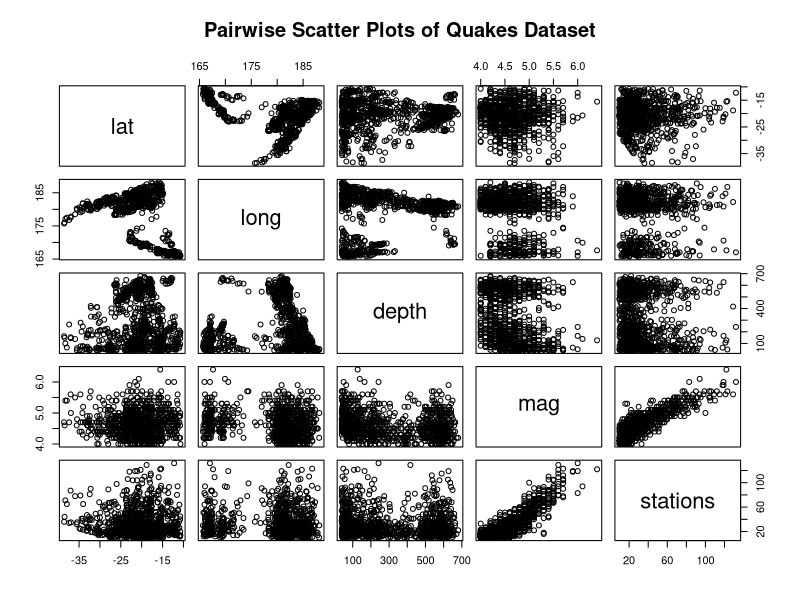
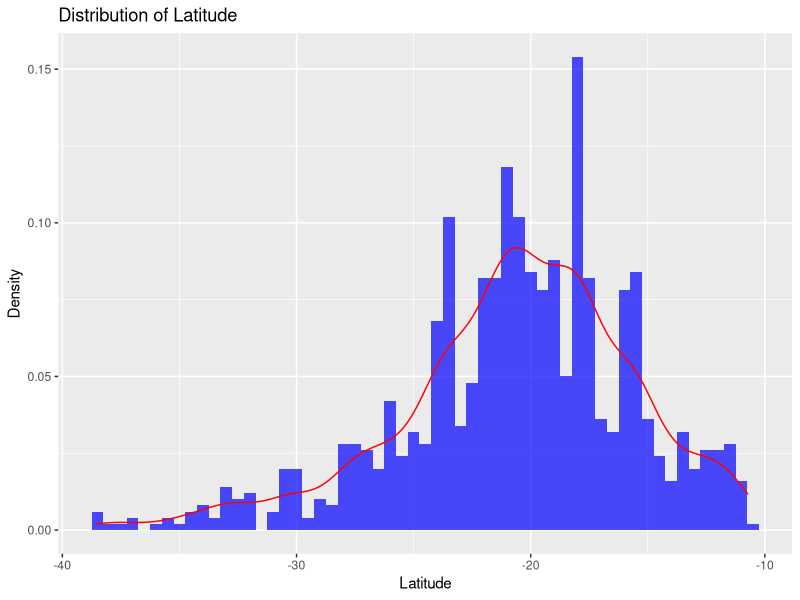
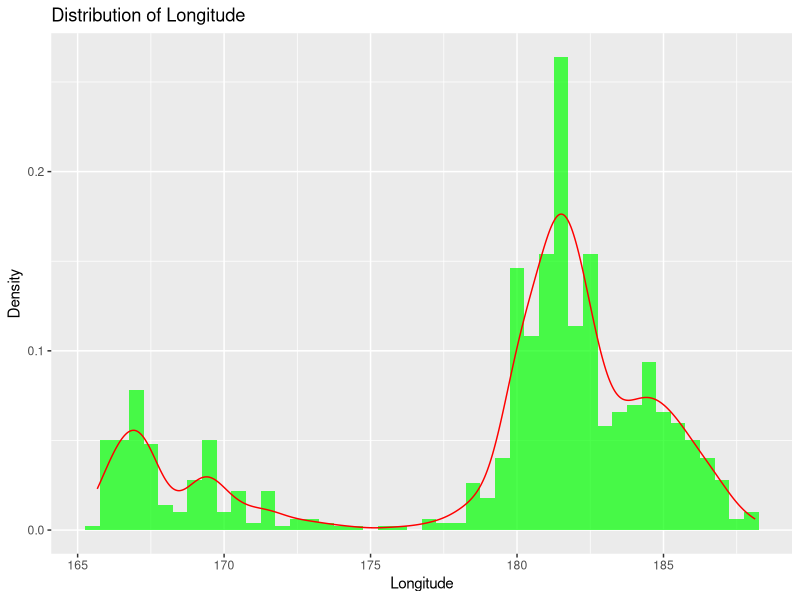
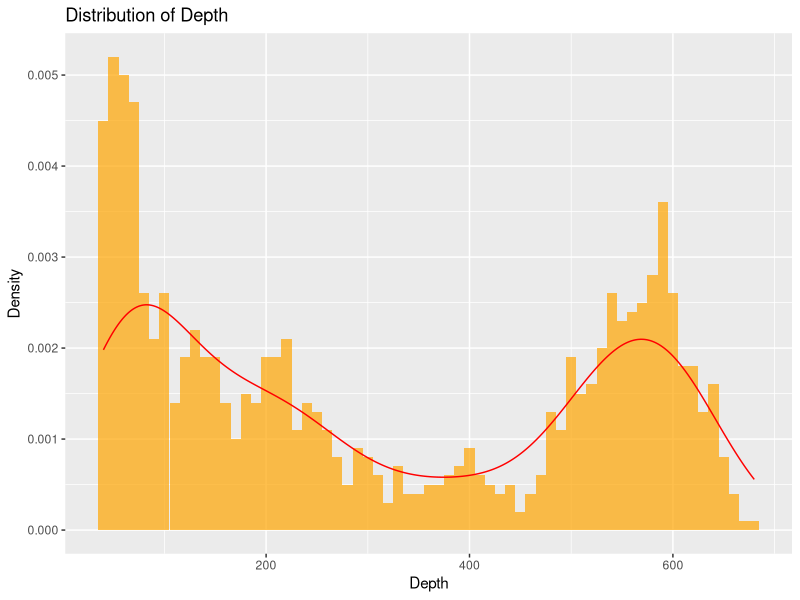
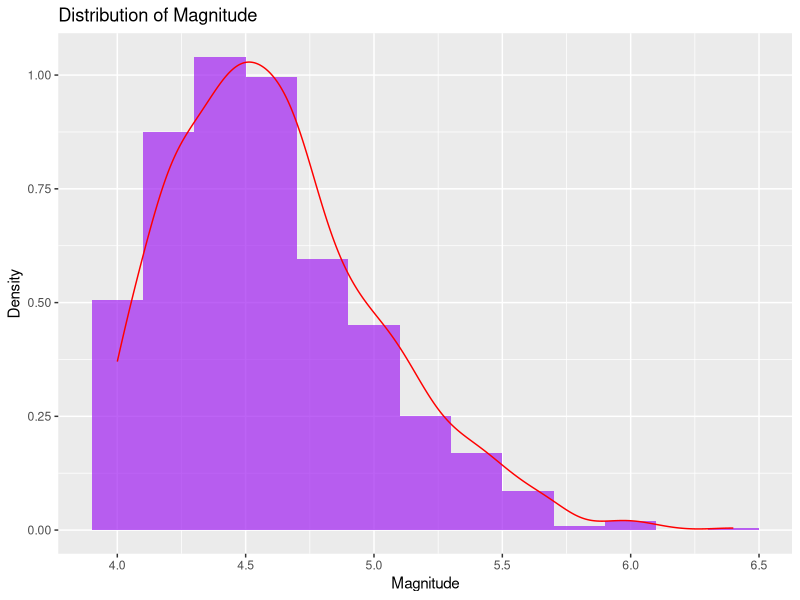
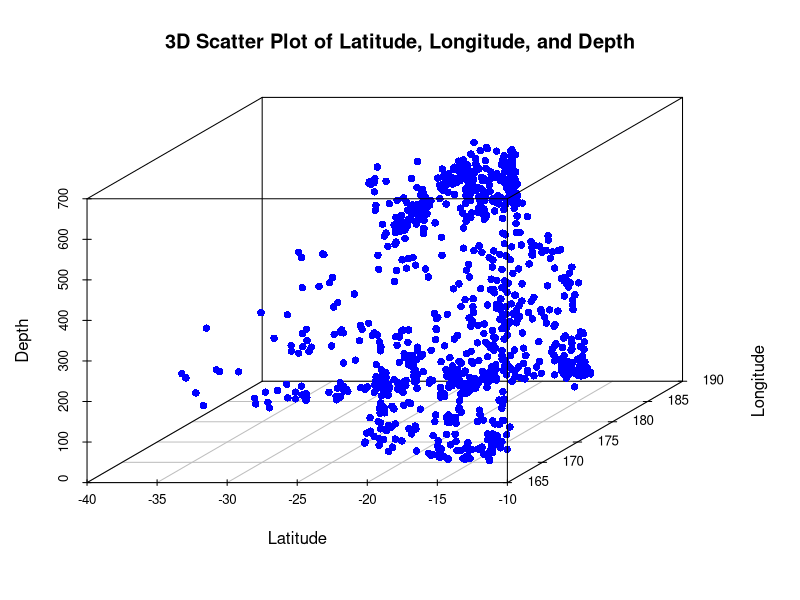
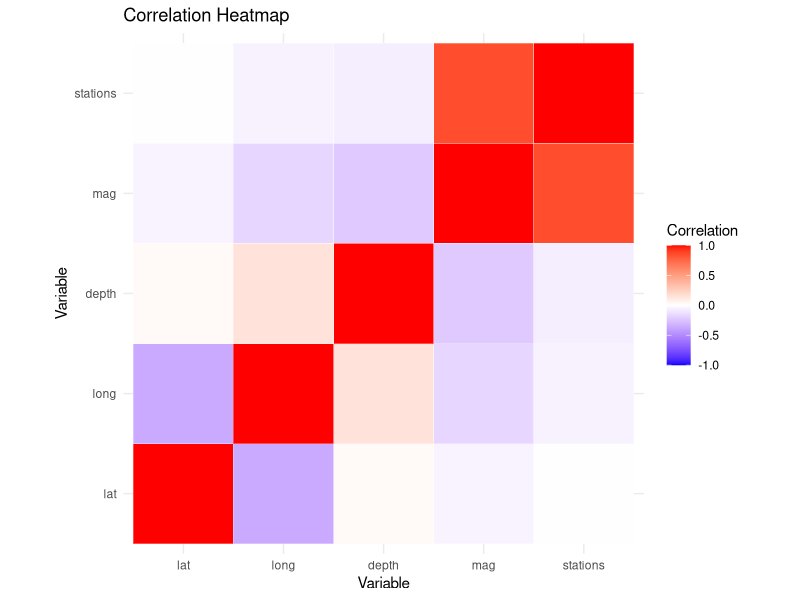
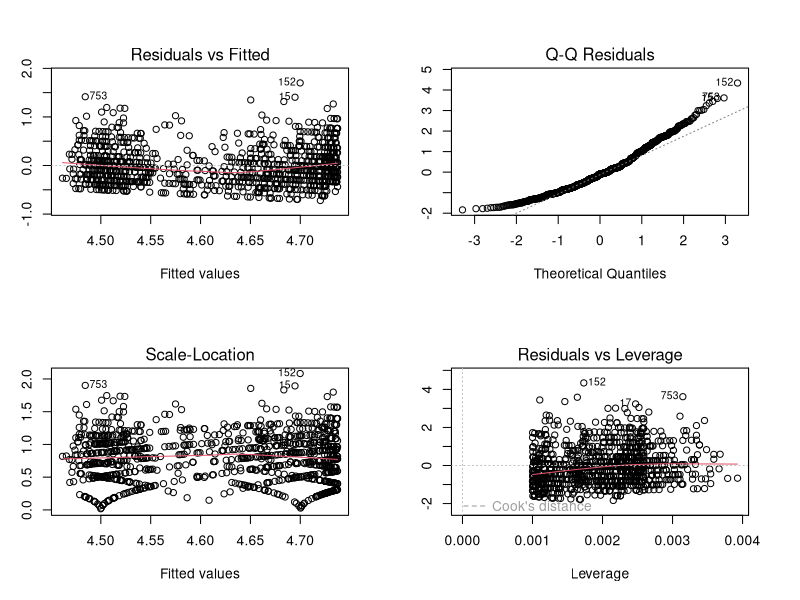

Here is the R script that generated these plots, in order:
# Load the quakes dataset
data(quakes)

# Inspect the structure of the dataset
str(quakes)

# View the first few rows of the dataset
head(quakes)

# Summary statistics for the dataset
summary(quakes)

# Check for missing values
colSums(is.na(quakes))

# Descriptive statistics
library(dplyr)

quakes_stats <- quakes %>%
  summarise(
    mean_lat = mean(lat),
    median_lat = median(lat),
    sd_lat = sd(lat),
    min_lat = min(lat),
    max_lat = max(lat),
    mean_long = mean(long),
    median_long = median(long),
    sd_long = sd(long),
    min_long = min(long),
    max_long = max(long),
    mean_depth = mean(depth),
    median_depth = median(depth),
    sd_depth = sd(depth),
    min_depth = min(depth),
    max_depth = max(depth),
    mean_magnitude = mean(mag),
    median_magnitude = median(mag),
    sd_magnitude = sd(mag),
    min_magnitude = min(mag),
    max_magnitude = max(mag)
  )

print(quakes_stats)


# Pairs plot
pairs(quakes, main = "Pairwise Scatter Plots of Quakes Dataset")

# Correlation matrix
cor_matrix_quakes <- cor(quakes)
print(cor_matrix_quakes)

library(ggplot2)

# Histogram and density plots for Latitude
ggplot(quakes, aes(x = lat)) +
  geom_histogram(aes(y = ..density..), binwidth = 0.5, fill = "blue", alpha = 0.7) +
  geom_density(color = "red") +
  labs(title = "Distribution of Latitude", x = "Latitude", y = "Density")

# Histogram and density plots for Longitude
ggplot(quakes, aes(x = long)) +
  geom_histogram(aes(y = ..density..), binwidth = 0.5, fill = "green", alpha = 0.7) +
  geom_density(color = "red") +
  labs(title = "Distribution of Longitude", x = "Longitude", y = "Density")

# Histogram and density plots for Depth
ggplot(quakes, aes(x = depth)) +
  geom_histogram(aes(y = ..density..), binwidth = 10, fill = "orange", alpha = 0.7) +
  geom_density(color = "red") +
  labs(title = "Distribution of Depth", x = "Depth", y = "Density")

# Histogram and density plots for Magnitude
ggplot(quakes, aes(x = mag)) +
  geom_histogram(aes(y = ..density..), binwidth = 0.2, fill = "purple", alpha = 0.7) +
  geom_density(color = "red") +
  labs(title = "Distribution of Magnitude", x = "Magnitude", y = "Density")

library(scatterplot3d)

# 3D Scatter Plot for Latitude, Longitude, and Depth
scatterplot3d(quakes$lat, quakes$long, quakes$depth, 
              pch = 16, color = "blue", angle = 45, 
              main = "3D Scatter Plot of Latitude, Longitude, and Depth",
              xlab = "Latitude", ylab = "Longitude", zlab = "Depth")

# Heatmap of correlation matrix
library(reshape2)

cor_data_quakes <- melt(cor_matrix_quakes)
ggplot(cor_data_quakes, aes(Var1, Var2, fill = value)) +
  geom_tile(color = "white") +
  scale_fill_gradient2(low = "blue", high = "red", mid = "white", 
                       midpoint = 0, limit = c(-1, 1), space = "Lab", 
                       name = "Correlation") +
  theme_minimal() + 
  labs(title = "Correlation Heatmap", x = "Variable", y = "Variable") +
  coord_fixed()

# Linear model
lm_model_quakes <- lm(mag ~ depth, data = quakes)
summary(lm_model_quakes)

# Residual diagnostics
par(mfrow = c(2, 2))
plot(lm_model_quakes)
